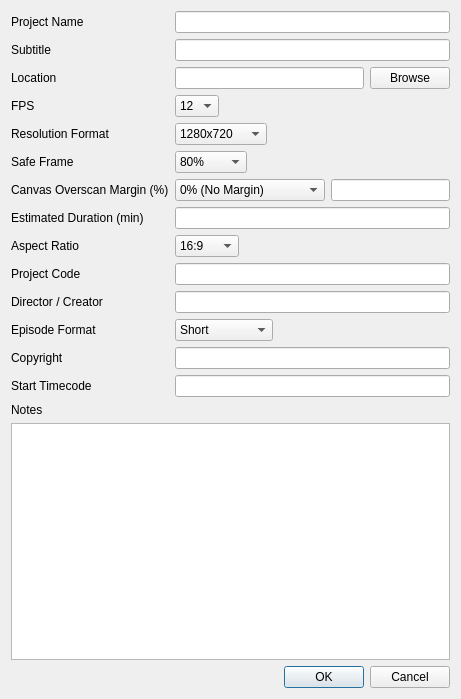
<?xml version="1.0" encoding="UTF-8"?>
<ui version="4.0">
 <class>NewProjectDialog</class>
 <widget class="QDialog" name="NewProjectDialog">
  <property name="geometry">
   <rect>
    <x>0</x>
    <y>0</y>
    <width>461</width>
    <height>699</height>
   </rect>
  </property>
  <property name="windowTitle">
   <string>Create New Project</string>
  </property>
  <layout class="QVBoxLayout" name="verticalLayout">
   <item>
    <layout class="QFormLayout" name="formLayout">
     <item row="0" column="0">
      <widget class="QLabel" name="labelProjectName">
       <property name="text">
        <string>Project Name</string>
       </property>
      </widget>
     </item>
     <item row="0" column="1">
      <widget class="QLineEdit" name="projectNameEdit"/>
     </item>
     <item row="1" column="0">
      <widget class="QLabel" name="label">
       <property name="text">
        <string>Subtitle</string>
       </property>
      </widget>
     </item>
     <item row="1" column="1">
      <widget class="QLineEdit" name="subtitleEdit"/>
     </item>
     <item row="2" column="0">
      <widget class="QLabel" name="labelLocation">
       <property name="text">
        <string>Location</string>
       </property>
      </widget>
     </item>
     <item row="2" column="1">
      <layout class="QHBoxLayout" name="locationLayout">
       <item>
        <widget class="QLineEdit" name="locationEdit"/>
       </item>
       <item>
        <widget class="QPushButton" name="browseButton">
         <property name="text">
          <string>Browse</string>
         </property>
        </widget>
       </item>
      </layout>
     </item>
     <item row="3" column="0">
      <widget class="QLabel" name="labelFPS">
       <property name="text">
        <string>FPS</string>
       </property>
      </widget>
     </item>
     <item row="3" column="1">
      <layout class="QHBoxLayout" name="horizontalLayout_6">
       <item>
        <widget class="QComboBox" name="fpsComboBox">
         <item>
          <property name="text">
           <string>12</string>
          </property>
         </item>
         <item>
          <property name="text">
           <string>24</string>
          </property>
         </item>
         <item>
          <property name="text">
           <string>25</string>
          </property>
         </item>
         <item>
          <property name="text">
           <string>30</string>
          </property>
         </item>
         <item>
          <property name="text">
           <string>60</string>
          </property>
         </item>
        </widget>
       </item>
       <item>
        <spacer name="horizontalSpacer_5">
         <property name="orientation">
          <enum>Qt::Orientation::Horizontal</enum>
         </property>
         <property name="sizeHint" stdset="0">
          <size>
           <width>40</width>
           <height>20</height>
          </size>
         </property>
        </spacer>
       </item>
      </layout>
     </item>
     <item row="4" column="0">
      <widget class="QLabel" name="labelResolution">
       <property name="text">
        <string>Resolution Format</string>
       </property>
      </widget>
     </item>
     <item row="4" column="1">
      <layout class="QHBoxLayout" name="horizontalLayout_5">
       <item>
        <widget class="QComboBox" name="resolutionComboBox">
         <item>
          <property name="text">
           <string>1280x720</string>
          </property>
         </item>
         <item>
          <property name="text">
           <string>1920x1080</string>
          </property>
         </item>
         <item>
          <property name="text">
           <string>3840x2160</string>
          </property>
         </item>
        </widget>
       </item>
       <item>
        <spacer name="horizontalSpacer_4">
         <property name="orientation">
          <enum>Qt::Orientation::Horizontal</enum>
         </property>
         <property name="sizeHint" stdset="0">
          <size>
           <width>40</width>
           <height>20</height>
          </size>
         </property>
        </spacer>
       </item>
      </layout>
     </item>
     <item row="5" column="0">
      <widget class="QLabel" name="labelSafeFrame">
       <property name="text">
        <string>Safe Frame</string>
       </property>
      </widget>
     </item>
     <item row="5" column="1">
      <layout class="QHBoxLayout" name="horizontalLayout_4">
       <item>
        <widget class="QComboBox" name="safeFrameComboBox">
         <item>
          <property name="text">
           <string>80%</string>
          </property>
         </item>
         <item>
          <property name="text">
           <string>90%</string>
          </property>
         </item>
         <item>
          <property name="text">
           <string>93%</string>
          </property>
         </item>
         <item>
          <property name="text">
           <string>Custom</string>
          </property>
         </item>
        </widget>
       </item>
       <item>
        <spacer name="horizontalSpacer_3">
         <property name="orientation">
          <enum>Qt::Orientation::Horizontal</enum>
         </property>
         <property name="sizeHint" stdset="0">
          <size>
           <width>40</width>
           <height>20</height>
          </size>
         </property>
        </spacer>
       </item>
      </layout>
     </item>
     <item row="6" column="0">
      <widget class="QLabel" name="labelCanvasMargin">
       <property name="text">
        <string>Canvas Overscan Margin (%)</string>
       </property>
      </widget>
     </item>
     <item row="6" column="1">
      <layout class="QHBoxLayout" name="horizontalLayout">
       <item>
        <widget class="QComboBox" name="canvasMarginComboBox">
         <item>
          <property name="text">
           <string>0% (No Margin)</string>
          </property>
         </item>
         <item>
          <property name="text">
           <string>10%</string>
          </property>
         </item>
         <item>
          <property name="text">
           <string>20% (Recommended)</string>
          </property>
         </item>
         <item>
          <property name="text">
           <string>30%</string>
          </property>
         </item>
         <item>
          <property name="text">
           <string>50%</string>
          </property>
         </item>
         <item>
          <property name="text">
           <string>Custom</string>
          </property>
         </item>
        </widget>
       </item>
       <item>
        <widget class="QLineEdit" name="canvasMarginCustomEdit"/>
       </item>
      </layout>
     </item>
     <item row="7" column="0">
      <widget class="QLabel" name="labelEstimatedDuration">
       <property name="text">
        <string>Estimated Duration (min)</string>
       </property>
      </widget>
     </item>
     <item row="7" column="1">
      <widget class="QLineEdit" name="estimatedDurationEdit"/>
     </item>
     <item row="8" column="0">
      <widget class="QLabel" name="labelAspectRatio">
       <property name="text">
        <string>Aspect Ratio</string>
       </property>
      </widget>
     </item>
     <item row="8" column="1">
      <layout class="QHBoxLayout" name="horizontalLayout_3">
       <item>
        <widget class="QComboBox" name="aspectRatioComboBox">
         <item>
          <property name="text">
           <string>16:9</string>
          </property>
         </item>
         <item>
          <property name="text">
           <string>2.35:1</string>
          </property>
         </item>
         <item>
          <property name="text">
           <string>4:3</string>
          </property>
         </item>
        </widget>
       </item>
       <item>
        <spacer name="horizontalSpacer">
         <property name="orientation">
          <enum>Qt::Orientation::Horizontal</enum>
         </property>
         <property name="sizeHint" stdset="0">
          <size>
           <width>40</width>
           <height>20</height>
          </size>
         </property>
        </spacer>
       </item>
      </layout>
     </item>
     <item row="9" column="0">
      <widget class="QLabel" name="labelProjectCode">
       <property name="text">
        <string>Project Code</string>
       </property>
      </widget>
     </item>
     <item row="9" column="1">
      <widget class="QLineEdit" name="projectCodeEdit"/>
     </item>
     <item row="10" column="0">
      <widget class="QLabel" name="labelDirector">
       <property name="text">
        <string>Director / Creator</string>
       </property>
      </widget>
     </item>
     <item row="10" column="1">
      <widget class="QLineEdit" name="directorEdit"/>
     </item>
     <item row="11" column="0">
      <widget class="QLabel" name="label_2">
       <property name="text">
        <string>Episode Format</string>
       </property>
      </widget>
     </item>
     <item row="11" column="1">
      <layout class="QHBoxLayout" name="horizontalLayout_2">
       <item>
        <widget class="QComboBox" name="episodeFormatComboBox">
         <item>
          <property name="text">
           <string>Short</string>
          </property>
         </item>
         <item>
          <property name="text">
           <string>TV Series</string>
          </property>
         </item>
         <item>
          <property name="text">
           <string>Feature Film</string>
          </property>
         </item>
        </widget>
       </item>
       <item>
        <spacer name="horizontalSpacer_2">
         <property name="orientation">
          <enum>Qt::Orientation::Horizontal</enum>
         </property>
         <property name="sizeHint" stdset="0">
          <size>
           <width>40</width>
           <height>20</height>
          </size>
         </property>
        </spacer>
       </item>
      </layout>
     </item>
     <item row="12" column="0">
      <widget class="QLabel" name="label_3">
       <property name="text">
        <string>Copyright</string>
       </property>
      </widget>
     </item>
     <item row="12" column="1">
      <widget class="QLineEdit" name="copyrightEdit"/>
     </item>
     <item row="13" column="0">
      <widget class="QLabel" name="label_4">
       <property name="text">
        <string>Start Timecode</string>
       </property>
      </widget>
     </item>
     <item row="13" column="1">
      <widget class="QLineEdit" name="startTCEdit"/>
     </item>
    </layout>
   </item>
   <item>
    <widget class="QLabel" name="labelNotes">
     <property name="text">
      <string>Notes</string>
     </property>
    </widget>
   </item>
   <item>
    <widget class="QPlainTextEdit" name="notesEdit"/>
   </item>
   <item>
    <widget class="QDialogButtonBox" name="buttonBox">
     <property name="orientation">
      <enum>Qt::Orientation::Horizontal</enum>
     </property>
     <property name="standardButtons">
      <set>QDialogButtonBox::StandardButton::Cancel|QDialogButtonBox::StandardButton::Ok</set>
     </property>
    </widget>
   </item>
  </layout>
 </widget>
 <resources/>
 <connections/>
</ui>
